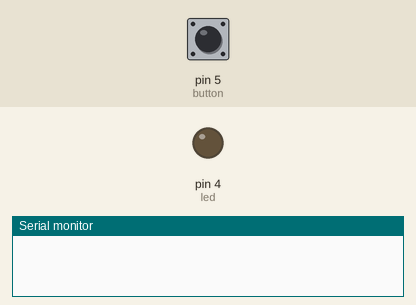
Simulated run of this sketch. Board: Arduino Uno, built with avr-gcc and run on an emulated ATmega328P. Shown: output pins drawn as LEDs (lit = HIGH), the last lines printed to the serial monitor. The inputs (shaded band) are chosen by the test bench; at power-on: pin 5 (button) LOW.

Above: at 1.2 s.
1.3 s: pin 5 (button) pulled HIGH for 3.2 s
At 5.5 s:
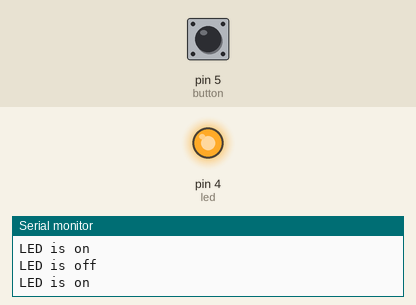
6.0 s: pin 5 (button) pulled HIGH for 0.15 s
At 6.8 s:
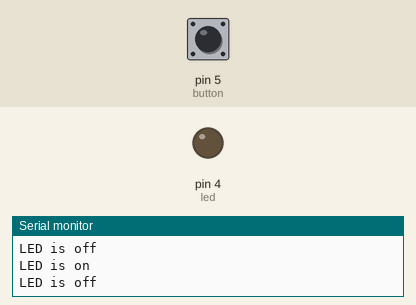
Timing chart, 0 to 9.0 s (numbered marks = the images above; inputs shaded):
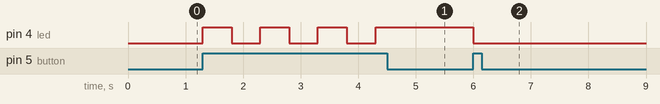

The sketch:

_Push_to_turn_On_and_Off_while_writing_On___Off_in_Serial_Mo.ino
```cpp
int led = 4;
int button = 5;
int buttonstatus = 0;      //dummy variable
int b = 0;                 //another dummy variable.  we know that the initial value of b is 0. -> Button not pressed


void setup() {
  pinMode(led, OUTPUT);
  pinMode(button, INPUT);
  Serial.begin(9600);     //normal baud rate used by everyone. If we change it to e.g. 300, it wont work because it's the wrong baud rate.
                          //The baud rate is the rate at which information is transferred in a communication channel.
                          //Baud rate is commonly used when discussing electronics that use serial communication.
                          //In the serial port context, "9600 baud" means that the serial port is capable of transferring a maximum of 9600 bits per second.
                          //Other "standard" baud are 1200, 2400, 4800, 19200, 38400, 57600, and 115200.
                          //The higher a baud rate is, the faster data is sent/received. But there are limits to how fast data can be transferred.
}

void loop() {
  buttonstatus = digitalRead(button);   //read the button first

  if(buttonstatus == HIGH){
    if(b == 0){                         //if they read that b=0 (since the initial value of b is 0, button not pressed), go to this first loop.
      b = 1;                            //When b=1 (b=1 when we press the button), the led will ON(HIGH).
      digitalWrite(led, HIGH);          //turn on
      Serial.print('\n');               //prints the word "LED is on" on a new line(\n) in the serial monitor. Without this, the serial monitor will print the words in one straight line.
      Serial.print("LED is on");        //prints the word "LED is on" in the serial monitor
    }

    else{                               //if they read that b=1, go to this second loop.
      b = 0;                            //When b=0 (b=0 when we press the button again), the led will OFF(LOW).
      digitalWrite(led, LOW);           //turn off
      Serial.print('\n');               //prints the word "LED is off" on a new line(\n) in the serial monitor. Without this, the serial monitor will print the words in one straight line.
      Serial.print("LED is off");       //prints the word "LED is off" in the serial monitor
    }
    delay(500);                         //add delay for the LED to work better.
}
}
```

Measured:
- after the input at 1.3 s, pin 4 (led): alternates HIGH for 0.50 s and LOW for 0.50 s, 7 changes in all, then stays HIGH, starting at once
- after the input at 6.0 s, pin 4 (led): HIGH → LOW at once
